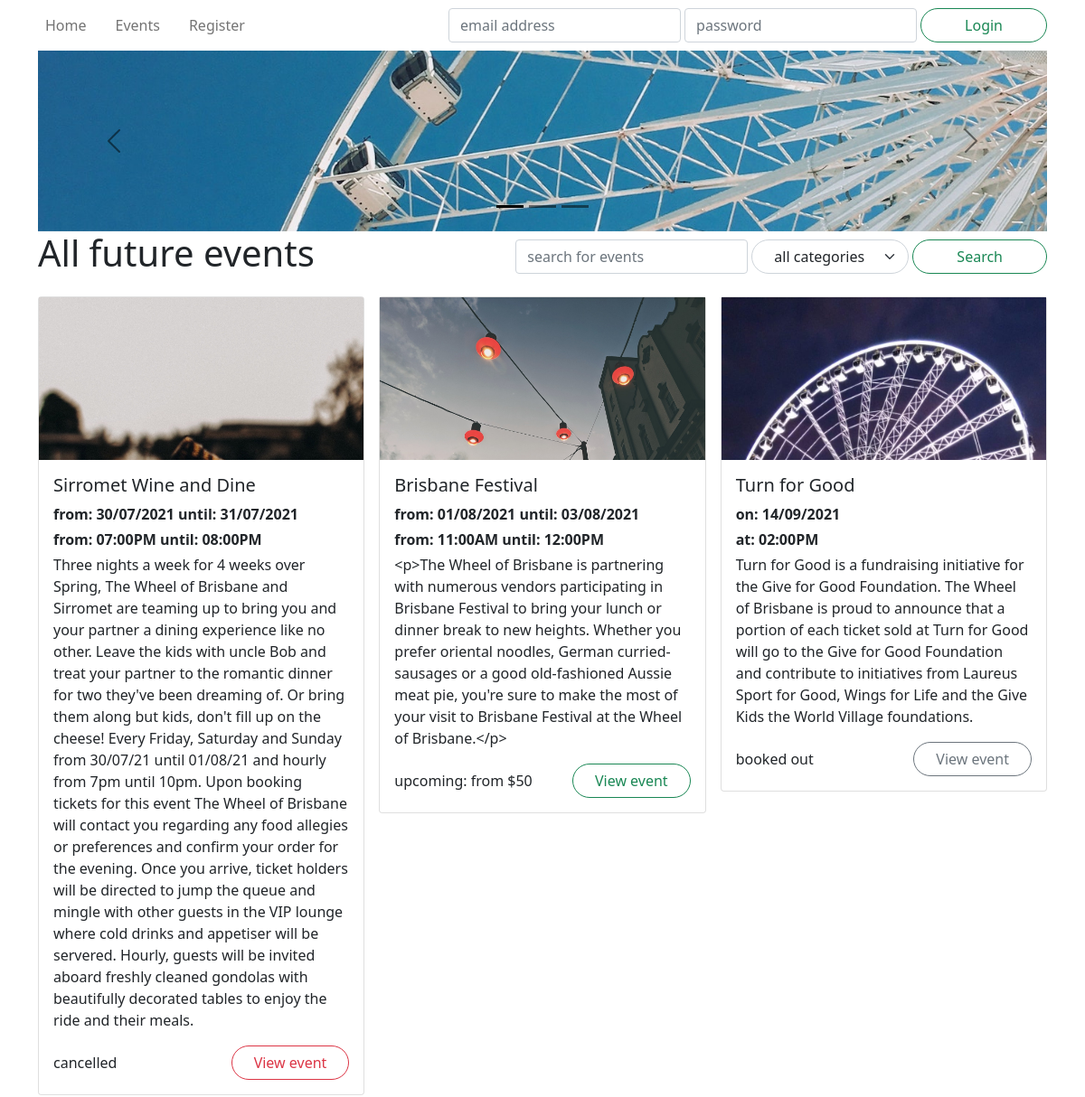
/events/ (upper part), run on an earlier commit of the app's database.
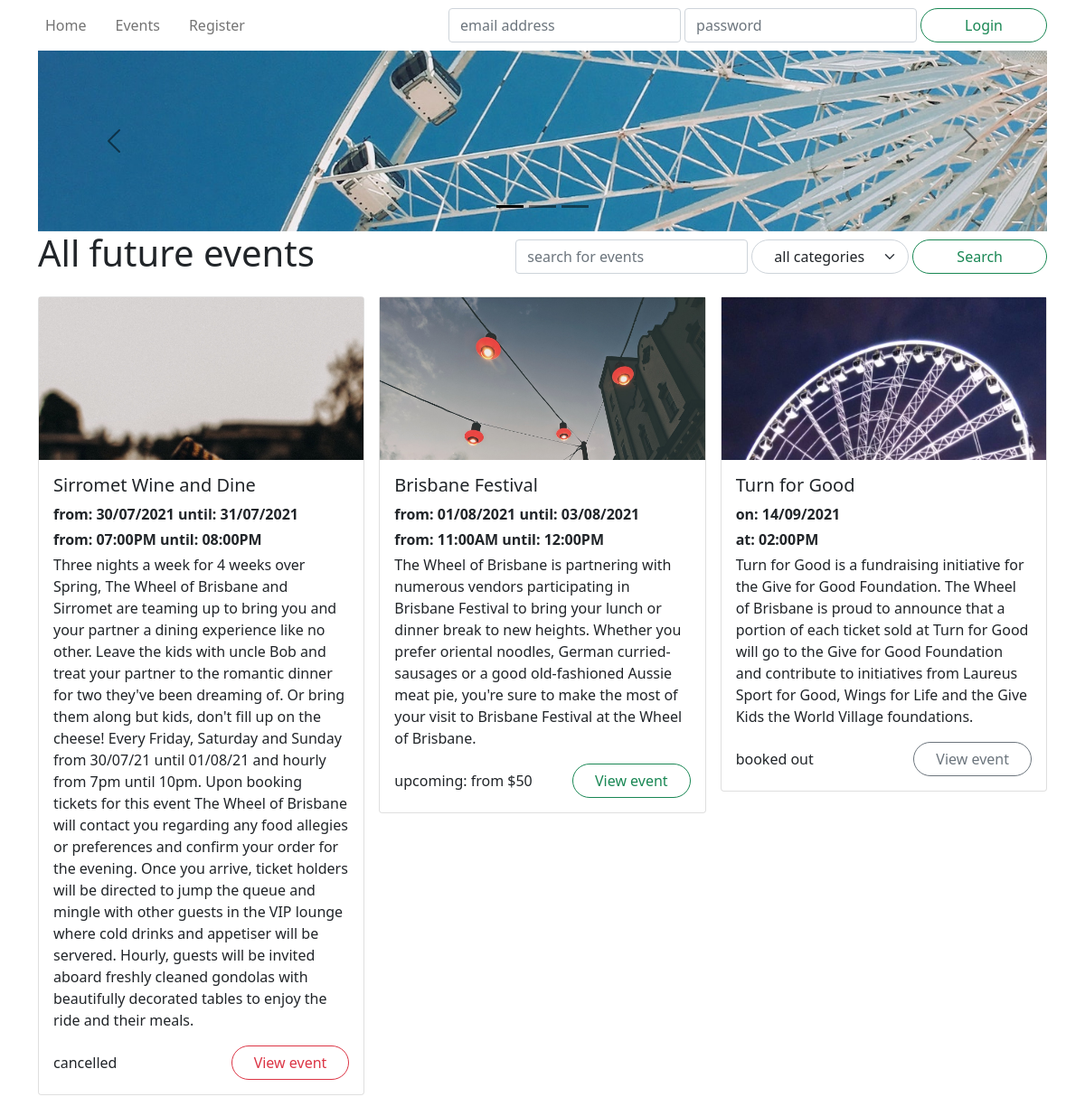
And on a later commit of the database.
### wheel/models.py (models this page shows, shortened)
class Event(db.Model):
    __tablename__ = 'events'
    id = db.Column(db.Integer, primary_key=True)
    name = db.Column(db.String(255), nullable=False)
    description = db.Column(db.Text)
    category = db.Column(db.String(40))
    status = db.Column(db.Enum('upcoming', 'inactive', 'cancelled', 'booked out'), nullable=False)
    image = db.Column(db.String(255))
    reviews = db.relationship('Review', backref='event')
    tickets = db.relationship('Ticket', backref='event')
    @staticmethod
    def getAll():
        return Event.query.\
            join(Ticket).\
            filter( Ticket.datetime > datetime.now() ).\
            group_by( Event.id ).\
            order_by( Ticket.datetime ).\
            all()
    @staticmethod
    def getAllCategories():
        return [event.category for event in Event.query.group_by('category').all()]
    def getFutureTickets(self):
        return list( filter( lambda ticket: ticket.datetime > datetime.now(), self.tickets ) )
    def getTicketsRange(self):
        tickets = self.getFutureTickets()
        numberOfTickets = len(tickets)
        if numberOfTickets == 0:
            return [numberOfTickets, None, None]
        min_ticket = reduce( lambda x, y: min(x, y, key=lambda ticket: ticket.datetime), tickets )
        max_ticket = reduce( lambda x, y: max(x, y, key=lambda ticket: ticket.datetime), tickets )
        return [numberOfTickets, min_ticket, max_ticket]
    def printTicketsDateRange(self):
        numberOftickets, min_ticket, max_ticket = self.getTicketsRange()
        if numberOftickets == 0:
            return "There are no tickets for this event."
        min = min_ticket.datetime.strftime("%d/%m/%Y")
        max = max_ticket.datetime.strftime("%d/%m/%Y")
        if min == max:
            return f"on: {min}"
        return f"from: {min} until: {max}"
    def printTicketsTimeRange(self):
        numberOftickets, min_ticket, max_ticket = self.getTicketsRange()
        if numberOftickets == 0:
            return "There are no tickets for this event."
        min = min_ticket.datetime.strftime("%I:%M%p")
        max = max_ticket.datetime.strftime("%I:%M%p")
        if numberOftickets == 1:
            return f"at: {min}"
        if numberOftickets == 2:
            return f"at: {min} and: {max}"
        return f"from: {min} until: {max}"
    def getTicketsPriceFrom(self):
        low_ticket = 100000
        for x in self.tickets:
            if x.price < low_ticket:
                low_ticket = x.price
        if low_ticket == 100000:
            return " "
        low = str(low_ticket)
        return "from $" + low
    def getStatusColour(self):
        return {
            'upcoming': 'success',
            'inactive': 'secondary',
            'booked out': 'secondary',
            'cancelled': 'danger'
        }[self.status]

class Ticket(db.Model):
    __tablename__ = 'tickets'
    id = db.Column(db.Integer, primary_key=True)
    datetime = db.Column(db.DateTime, nullable=False)
    price = db.Column(db.Integer, nullable=False)
    remaining = db.Column(db.Integer, nullable=False)
    event_id = db.Column(db.Integer, db.ForeignKey('events.id'))

### wheel/views.py (the view)
@events.route('/')
def viewAll():
    search = request.args['search'] if 'search' in request.args else ''
    category = request.args['category'] if 'category' in request.args else 'all'
    categories = Event.getAllCategories()
    if search == '' and category == 'all':
        events = Event.getAll()
    elif search == '':
        events = Event.getAllByCategory(category)
    elif category == 'all':
        events = Event.getAllBySearch(search)
    else:
        events = Event.getAllBySearchAndCategory(search, category)
    form = SearchForm()
    form.category.choices = [("all", "all categories"), *[(category, category) for category in Event.getAllCategories()]]
    return render_template('events.html', events=events, categories=categories, form=form)

### wheel/forms.py
class SearchForm(FlaskForm):
    search = StringField('Search')
    category = SelectField('Category')

### wheel/templates/events.html (shortened to what this page needs)
{% extends 'base.html' %}
{% block hero %}
<div id="hero-mini" class="carousel carousel-dark slide" data-bs-ride="carousel">
    <div class="carousel-indicators">
        <button type="button" class="active"
                data-bs-target="#hero" data-bs-slide-to="0"></button>
        <button type="button"
                data-bs-target="#hero" data-bs-slide-to="1"></button>
        <button type="button"
                data-bs-target="#hero" data-bs-slide-to="2"></button>
    </div>
    <div class="carousel-inner">
        <div class="carousel-item active">
            <div style="background-image: url('/static/images/bluesky.jpg');"></div>
        </div>
    </div>
    <button type="button" class="carousel-control-prev"
            data-bs-target="#hero" data-bs-slide="prev">
        <span class="carousel-control-prev-icon"></span>
    </button>
    <button type="button" class="carousel-control-next"
            data-bs-target="#hero" data-bs-slide="next">
        <span class="carousel-control-next-icon"></span>
    </button>
</div>
{% endblock %}
{% block title %}All future events{% endblock %}
{% block header_buttons %}
    <div class="col-6 col-md-auto my-auto">
        <form method="GET" action="{{ url_for('events.viewAll') }}" class="d-flex flex-row gap-1 col-auto my-auto">
            {{ form.search(class="form-control w-auto", placeholder="search for events") }}
            {{ form.category(class="form-select rounded-pill ps-4 pe-5") }}
            <button class="btn btn-outline-success rounded-pill px-5" type="submit">Search</button>
        </form>
    </div>
{% endblock %}
{% block content %}
<section>
    <div class="row row-cols-1 row-cols-md-2 row-cols-xl-3 mb-3 g-3">
        {% for event in events %}
        <div class="col event">
            <article class="card">
                <a href="{{ url_for('events.view', id=event.id) }}" class="card-image" style="background-image: url('{{ event.image }}'); background-position: top;"></a>
                <div class="card-body">
                    <h5 class="card-title">{{ event.name }}</h5>
                    <p class="mb-1"><strong>{{ event.printTicketsDateRange() }}</strong></p>
                    <p class="mb-1"><strong>{{ event.printTicketsTimeRange() }}</strong></p>
                    <p class="card-text">{{ event.description }}</p>
                    <div class="row">
                        <span class="col my-auto">{{ event.status }}{{ ": {}".format( event.getTicketsPriceFrom() ) if event.status == "upcoming" }}</span>
                        <span class="col-auto"><a href="{{ url_for('events.view', id=event.id) }}" class="btn btn-outline-{{ event.getStatusColour() }} rounded-pill px-4">View event</a></span>
                    </div>
                </div>
            </article>
        </div>
        {% endfor %}
    </div>
</section>
{% endblock %}

What changed in the data, as far as the page shows it:
changed Event "Brisbane Festival": description "<p>The Wheel of Brisbane is partnering with numerous vendors participating in Brisbane Festival to bring your lunch or dinner break to new heights. Whether you prefer oriental noodles, German curried-sausages or a good old-fashioned Aussie meat pie, you're sure to make the most of your visit to Brisbane Festival at the Wheel of Brisbane.</p>" → "The Wheel of Brisbane is partnering with numerous vendors participating in Brisbane Festival to bring your lunch or dinner break to new heights. Whether you prefer oriental noodles, German curried-sausages or a good old-fashioned Aussie meat pie, you're sure to make the most of your visit to Brisbane Festival at the Wheel of Brisbane."
